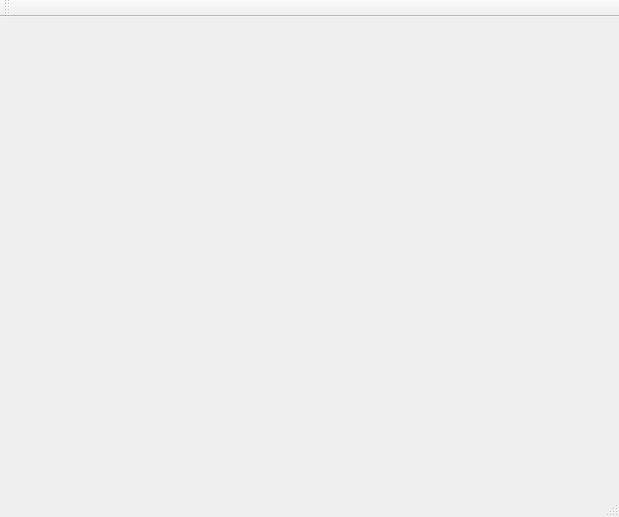
<?xml version="1.0" encoding="UTF-8"?>
<ui version="4.0">
 <class>MainWindow</class>
 <widget class="QMainWindow" name="MainWindow">
  <property name="geometry">
   <rect>
    <x>0</x>
    <y>0</y>
    <width>619</width>
    <height>517</height>
   </rect>
  </property>
  <property name="windowTitle">
   <string>MainWindow</string>
  </property>
  <widget class="QWidget" name="centralWidget">
   <widget class="GLDisplay" name="widget" native="true">
    <property name="geometry">
     <rect>
      <x>10</x>
      <y>10</y>
      <width>591</width>
      <height>421</height>
     </rect>
    </property>
   </widget>
  </widget>
  <widget class="QMenuBar" name="menuBar">
   <property name="geometry">
    <rect>
     <x>0</x>
     <y>0</y>
     <width>619</width>
     <height>31</height>
    </rect>
   </property>
  </widget>
  <widget class="QToolBar" name="mainToolBar">
   <attribute name="toolBarArea">
    <enum>TopToolBarArea</enum>
   </attribute>
   <attribute name="toolBarBreak">
    <bool>false</bool>
   </attribute>
  </widget>
  <widget class="QStatusBar" name="statusBar"/>
 </widget>
 <layoutdefault spacing="6" margin="11"/>
 <customwidgets>
  <customwidget>
   <class>GLDisplay</class>
   <extends>QWidget</extends>
   <header location="global">gldisplay.h</header>
   <container>1</container>
  </customwidget>
 </customwidgets>
 <resources/>
 <connections/>
</ui>
